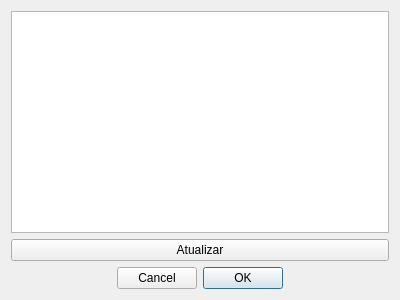
<?xml version="1.0" encoding="UTF-8"?>
<ui version="4.0">
 <class>dialog_ports</class>
 <widget class="QDialog" name="dialog_ports">
  <property name="geometry">
   <rect>
    <x>0</x>
    <y>0</y>
    <width>400</width>
    <height>300</height>
   </rect>
  </property>
  <property name="sizePolicy">
   <sizepolicy hsizetype="Fixed" vsizetype="Fixed">
    <horstretch>0</horstretch>
    <verstretch>0</verstretch>
   </sizepolicy>
  </property>
  <property name="maximumSize">
   <size>
    <width>400</width>
    <height>300</height>
   </size>
  </property>
  <property name="windowTitle">
   <string>Dialog</string>
  </property>
  <layout class="QVBoxLayout" name="verticalLayout">
   <item>
    <widget class="QTableView" name="tableView"/>
   </item>
   <item>
    <widget class="QPushButton" name="pushButton">
     <property name="text">
      <string>Atualizar</string>
     </property>
    </widget>
   </item>
   <item>
    <widget class="QDialogButtonBox" name="buttonBox">
     <property name="layoutDirection">
      <enum>Qt::RightToLeft</enum>
     </property>
     <property name="orientation">
      <enum>Qt::Horizontal</enum>
     </property>
     <property name="standardButtons">
      <set>QDialogButtonBox::Cancel|QDialogButtonBox::Ok</set>
     </property>
     <property name="centerButtons">
      <bool>true</bool>
     </property>
    </widget>
   </item>
  </layout>
 </widget>
 <resources/>
 <connections>
  <connection>
   <sender>buttonBox</sender>
   <signal>accepted()</signal>
   <receiver>dialog_ports</receiver>
   <slot>accept()</slot>
   <hints>
    <hint type="sourcelabel">
     <x>248</x>
     <y>254</y>
    </hint>
    <hint type="destinationlabel">
     <x>157</x>
     <y>274</y>
    </hint>
   </hints>
  </connection>
  <connection>
   <sender>buttonBox</sender>
   <signal>rejected()</signal>
   <receiver>dialog_ports</receiver>
   <slot>reject()</slot>
   <hints>
    <hint type="sourcelabel">
     <x>316</x>
     <y>260</y>
    </hint>
    <hint type="destinationlabel">
     <x>286</x>
     <y>274</y>
    </hint>
   </hints>
  </connection>
 </connections>
</ui>
